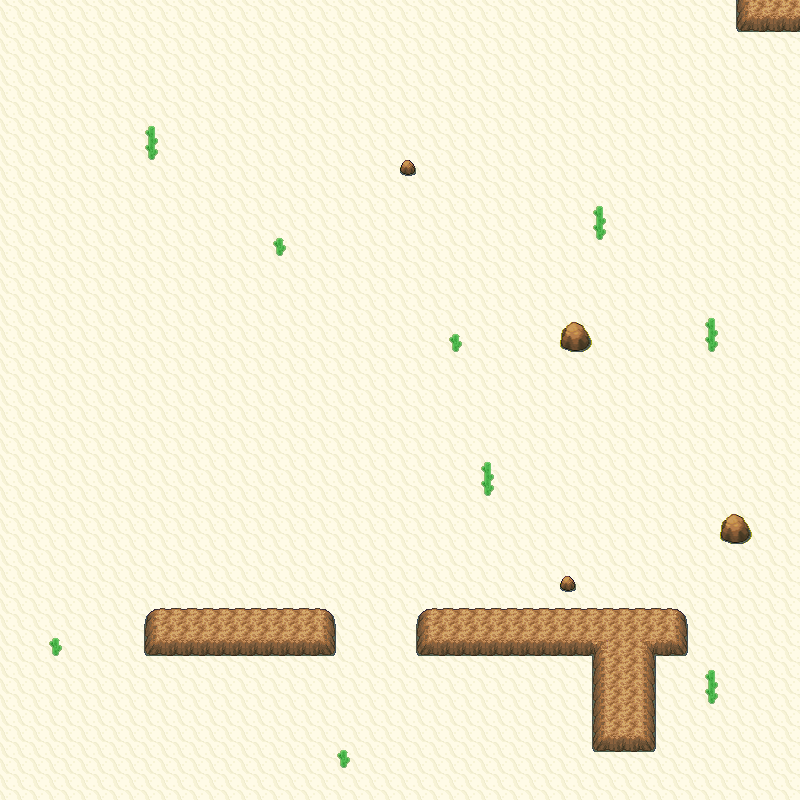

A 2D game scene composited from a Tiled map and its tileset images. What follows is a short description and the map's XML, with each tile layer's data collapsed to a summary:
An orthogonal 50x50 tile map with 16x16 px tiles, 4 tile layers (Grass, Walkable, Collisions, WalkBehind), 3 tilesets.

<map version="1.0" orientation="orthogonal" width="50" height="50" tilewidth="16" tileheight="16">
 <properties>
  <property name="dayPokemonChances" value="Cacnea,20;Baltoy,20;Claydol,10;Cacturne,20;Sandshrew,10;Sandslash,20;" />
  <property name="dayPokemonLevels" value="35-35;35-35;65-65;65-65;35-35;65-65;" />
  <property name="fishPokemonChances" value="" />
  <property name="fishPokemonLevels" value="" />
  <property name="isCave" value="false" />
  <property name="nightPokemonChances" value="Cacnea,20;Baltoy,20;Claydol,10;Cacturne,20;Sandshrew,10;Sandslash,20;" />
  <property name="nightPokemonLevels" value="35-35;35-35;65-65;65-65;35-35;65-65;" />
  <property name="pvp" value="yes" />
  <property name="waterPokemonChances" value="" />
  <property name="waterPokemonLevels" value="" />
  <property name="wildProbability" value="4" />
  <property name="xOffsetModifier" value="0" />
  <property name="yOffsetModifier" value="0" />
 </properties>
 <tileset firstgid="1" source="Cliffs01.tsx" />
 <tileset firstgid="231" source="SinnohInteriorSet1.tsx" />
 <tileset firstgid="2599" source="Orre Tileset 1.tsx" />
 <layer name="Grass" width="50" height="50">
  <data>[2500 cells, 2500 non-empty, 5 distinct tile ids]</data>
 </layer>
 <layer name="Walkable" width="50" height="50">
  <data>[2500 cells, 0 non-empty, 0 distinct tile ids]</data>
 </layer>
 <layer name="Collisions" width="50" height="50">
  <data>[2500 cells, 139 non-empty, 18 distinct tile ids]</data>
 </layer>
 <layer name="WalkBehind" width="50" height="50">
  <data>[2500 cells, 13 non-empty, 2 distinct tile ids]</data>
 </layer>
</map>
